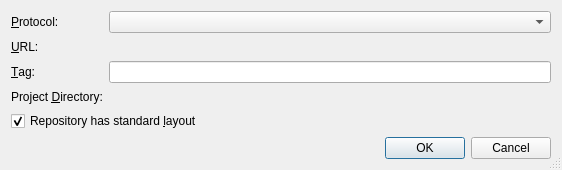
<?xml version="1.0" encoding="UTF-8"?>
<ui version="4.0">
 <class>SvnNewProjectOptionsDialog</class>
 <widget class="QDialog" name="SvnNewProjectOptionsDialog">
  <property name="geometry">
   <rect>
    <x>0</x>
    <y>0</y>
    <width>562</width>
    <height>170</height>
   </rect>
  </property>
  <property name="windowTitle">
   <string>New Project from Repository</string>
  </property>
  <property name="whatsThis">
   <string>&lt;b&gt;New Project from Repository Dialog&lt;/b&gt;
&lt;p&gt;Enter the various repository infos into the entry fields. These values are used, when the new project is retrieved from the repository. If the checkbox is selected, the URL must end in the project name. A repository layout with project/tags, project/branches and project/trunk will be assumed. In this case, you may enter a tag or branch, which must look like tags/tagname or branches/branchname. If the checkbox is not selected, the URL must contain the complete path in the repository.&lt;/p&gt;
&lt;p&gt;For remote repositories the URL must contain the hostname.&lt;/p&gt;</string>
  </property>
  <property name="sizeGripEnabled">
   <bool>true</bool>
  </property>
  <layout class="QGridLayout" name="gridLayout">
   <item row="0" column="0">
    <widget class="QLabel" name="textLabel1">
     <property name="text">
      <string>&amp;Protocol:</string>
     </property>
     <property name="buddy">
      <cstring>protocolCombo</cstring>
     </property>
    </widget>
   </item>
   <item row="0" column="1">
    <widget class="QComboBox" name="protocolCombo">
     <property name="toolTip">
      <string>Select the protocol to access the repository</string>
     </property>
    </widget>
   </item>
   <item row="1" column="0">
    <widget class="QLabel" name="vcsUrlLabel">
     <property name="text">
      <string>&amp;URL:</string>
     </property>
     <property name="buddy">
      <cstring>vcsUrlPicker</cstring>
     </property>
    </widget>
   </item>
   <item row="1" column="1">
    <widget class="E5PathPicker" name="vcsUrlPicker" native="true">
     <property name="sizePolicy">
      <sizepolicy hsizetype="Expanding" vsizetype="Preferred">
       <horstretch>0</horstretch>
       <verstretch>0</verstretch>
      </sizepolicy>
     </property>
     <property name="focusPolicy">
      <enum>Qt::StrongFocus</enum>
     </property>
     <property name="toolTip">
      <string>Enter the url path of the module in the repository (without protocol part)</string>
     </property>
     <property name="whatsThis">
      <string>&lt;b&gt;URL&lt;/b&gt;&lt;p&gt;Enter the URL to the module. For a repository with standard layout, this must not contain the trunk, tags or branches part.&lt;/p&gt;</string>
     </property>
    </widget>
   </item>
   <item row="2" column="0">
    <widget class="QLabel" name="vcsTagLabel">
     <property name="text">
      <string>&amp;Tag:</string>
     </property>
     <property name="buddy">
      <cstring>vcsTagEdit</cstring>
     </property>
    </widget>
   </item>
   <item row="2" column="1">
    <widget class="QLineEdit" name="vcsTagEdit">
     <property name="toolTip">
      <string>Enter the tag the new project should be generated from</string>
     </property>
     <property name="whatsThis">
      <string>&lt;b&gt;Tag in VCS&lt;/b&gt;
&lt;p&gt;Enter the tag name the new project shall be generated from. Leave empty to retrieve the latest data from the repository.&lt;/p&gt;</string>
     </property>
    </widget>
   </item>
   <item row="3" column="0">
    <widget class="QLabel" name="TextLabel4">
     <property name="text">
      <string>Project &amp;Directory:</string>
     </property>
     <property name="buddy">
      <cstring>vcsProjectDirPicker</cstring>
     </property>
    </widget>
   </item>
   <item row="3" column="1">
    <widget class="E5PathPicker" name="vcsProjectDirPicker" native="true">
     <property name="sizePolicy">
      <sizepolicy hsizetype="Expanding" vsizetype="Preferred">
       <horstretch>0</horstretch>
       <verstretch>0</verstretch>
      </sizepolicy>
     </property>
     <property name="focusPolicy">
      <enum>Qt::StrongFocus</enum>
     </property>
     <property name="toolTip">
      <string>Enter the directory of the new project.</string>
     </property>
     <property name="whatsThis">
      <string>&lt;b&gt;Project Directory&lt;/b&gt;
&lt;p&gt;Enter the directory of the new project. It will be retrieved from 
the repository and be placed in this directory.&lt;/p&gt;</string>
     </property>
    </widget>
   </item>
   <item row="4" column="0" colspan="2">
    <widget class="QCheckBox" name="layoutCheckBox">
     <property name="toolTip">
      <string>Select to indicate, that the repository has a standard layout (projectdir/trunk, projectdir/tags, projectdir/branches)</string>
     </property>
     <property name="text">
      <string>Repository has standard &amp;layout</string>
     </property>
     <property name="shortcut">
      <string>Alt+L</string>
     </property>
     <property name="checked">
      <bool>true</bool>
     </property>
    </widget>
   </item>
   <item row="5" column="0" colspan="2">
    <widget class="QDialogButtonBox" name="buttonBox">
     <property name="orientation">
      <enum>Qt::Horizontal</enum>
     </property>
     <property name="standardButtons">
      <set>QDialogButtonBox::Cancel|QDialogButtonBox::Ok</set>
     </property>
    </widget>
   </item>
  </layout>
 </widget>
 <pixmapfunction>qPixmapFromMimeSource</pixmapfunction>
 <customwidgets>
  <customwidget>
   <class>E5PathPicker</class>
   <extends>QWidget</extends>
   <header>E5Gui/E5PathPicker.h</header>
   <container>1</container>
  </customwidget>
 </customwidgets>
 <tabstops>
  <tabstop>protocolCombo</tabstop>
  <tabstop>vcsUrlPicker</tabstop>
  <tabstop>vcsTagEdit</tabstop>
  <tabstop>vcsProjectDirPicker</tabstop>
  <tabstop>layoutCheckBox</tabstop>
 </tabstops>
 <resources/>
 <connections>
  <connection>
   <sender>buttonBox</sender>
   <signal>accepted()</signal>
   <receiver>SvnNewProjectOptionsDialog</receiver>
   <slot>accept()</slot>
   <hints>
    <hint type="sourcelabel">
     <x>37</x>
     <y>176</y>
    </hint>
    <hint type="destinationlabel">
     <x>38</x>
     <y>198</y>
    </hint>
   </hints>
  </connection>
  <connection>
   <sender>buttonBox</sender>
   <signal>rejected()</signal>
   <receiver>SvnNewProjectOptionsDialog</receiver>
   <slot>reject()</slot>
   <hints>
    <hint type="sourcelabel">
     <x>147</x>
     <y>177</y>
    </hint>
    <hint type="destinationlabel">
     <x>153</x>
     <y>197</y>
    </hint>
   </hints>
  </connection>
 </connections>
</ui>
